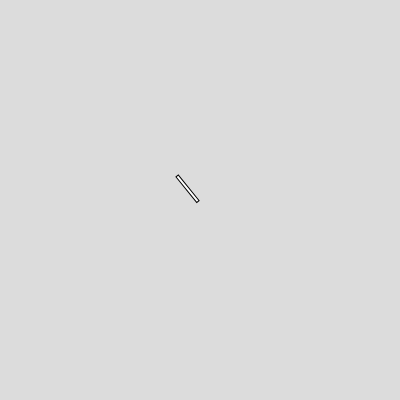
Frame 1 (no input)
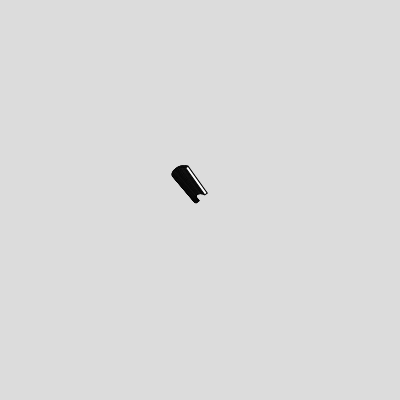
Frame 60 (no input)
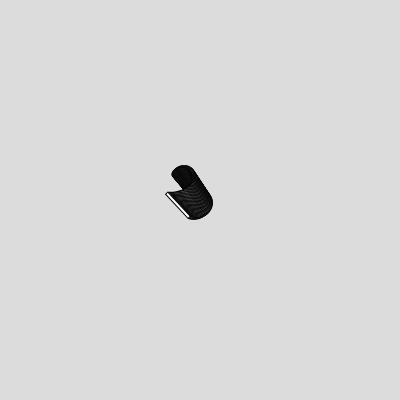
Frame 120 (the mouse pressed at the canvas centre since frame 60)

The p5.js sketch that drew these frames (run headless with seeded random() and noise() and a simulated clock; from frame 60 on, the mouse is pressed at the canvas centre):

// p5.js sketch
// ── sketch.js
let angle = 0;
let r = 1;

let spin = 0.05;
let grow = spin * 3;

function setup() {
	createCanvas(400, 400);
	background(220);
}

function draw() {
	angle += spin;
	r = r + grow;
	let x = cos(angle) * r;
	let y = sin(angle) * r;
	let d = dist(x, y, width >> 1, height >> 1);
	stroke(3);
	translate(width >> 1, height >> 1);
	rotate(radians(d / 2));
	rect(x, y, 3, 33);
}
